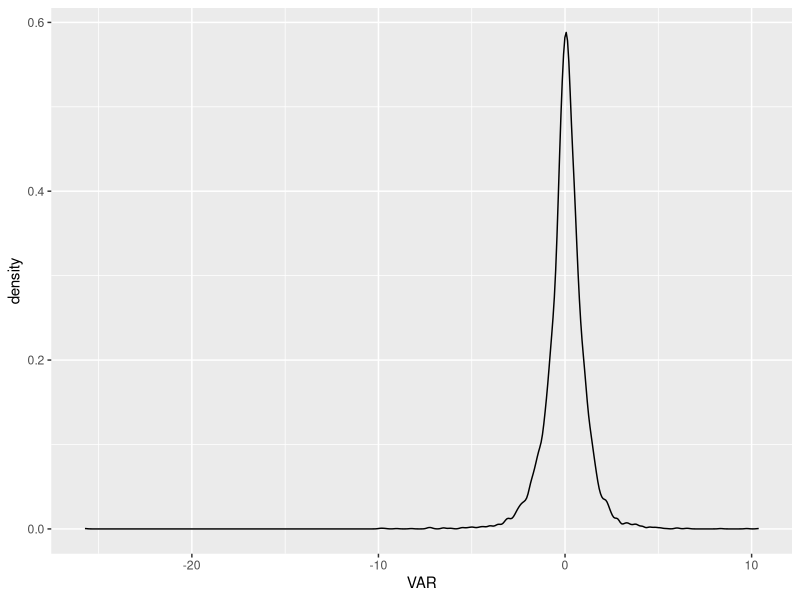
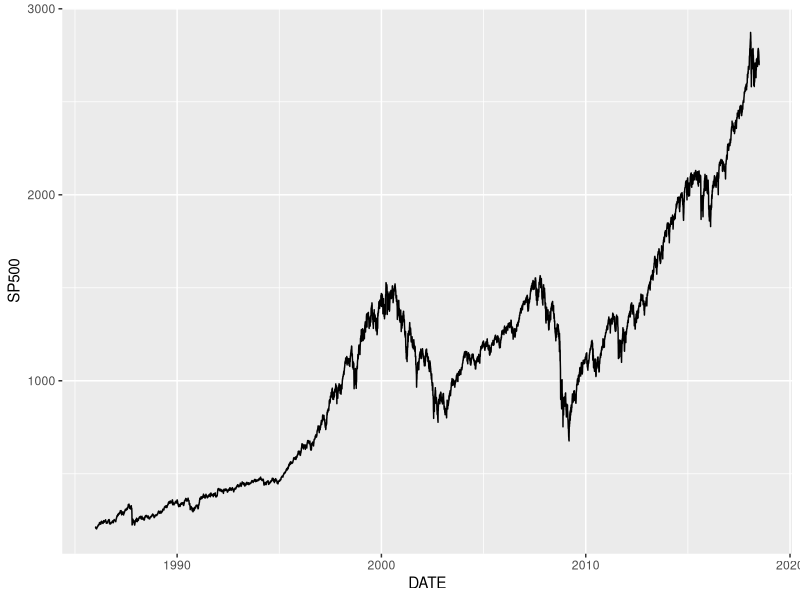
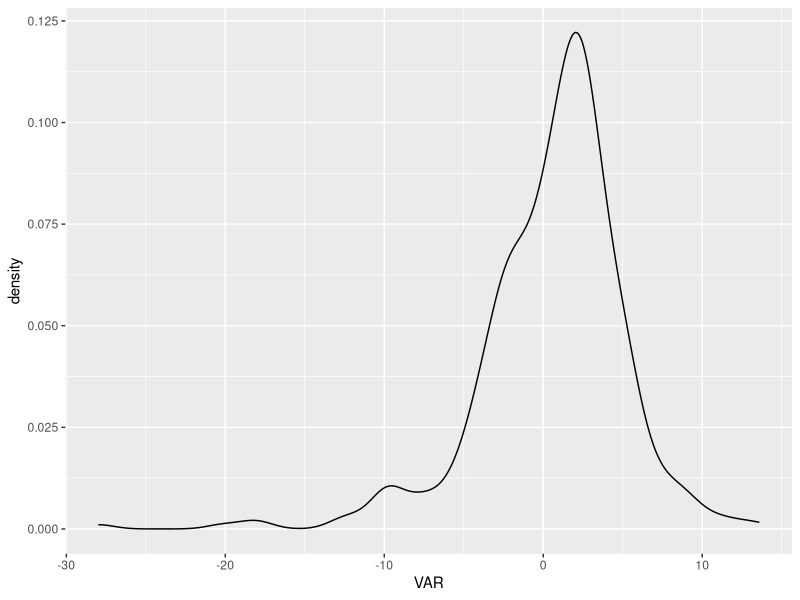
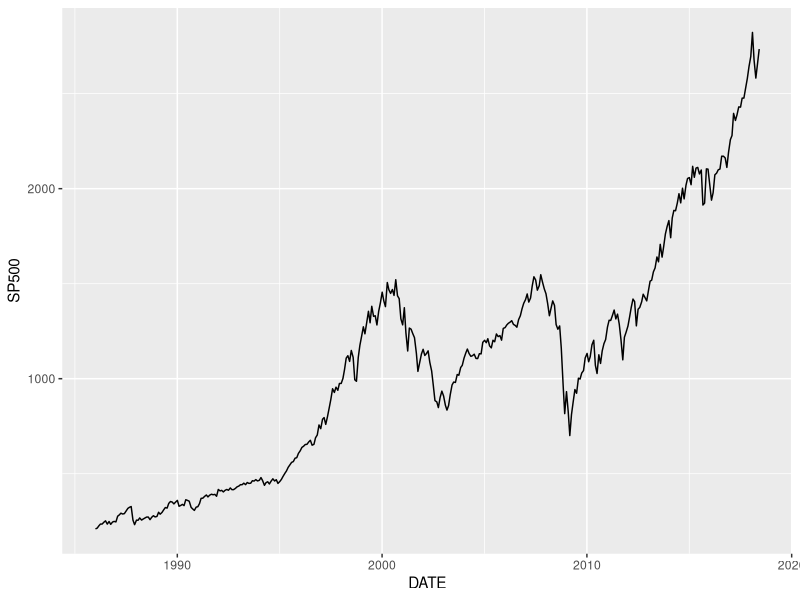

Generate these figures, in order, with R:
#proces sobre poisons crisis i derivats
library(ggplot2)
library(lubridate)
library(dplyr)
setwd('/home/toni/Projectes/R/simulaBolsa/')
#dadesBolsa <- read.csv(file="data/GSPC.csv", header=TRUE, sep=",")
#plot(y = dadesBolsa$Open,x = dadesBolsa$Date)



#dades agafades de http://www.cboe.com/micro/buywrite/dailypricehistory.xls

#per tenir les dates be
# Sys.setlocale("LC_TIME", "en_US.UTF-8")

# dadesBolsa <- read.csv(file="data/pujadesSP.csv", header=TRUE, sep=";")
dadesBolsa <- read.csv(file="data/dailypricehistorySP500.csv", header=TRUE, sep=";")

dadesBolsa$DATE<-as.Date(dadesBolsa$DATE,"%d/%m/%Y")
dadesBolsa$SP500<-as.numeric(dadesBolsa$SP500)
dadesBolsa$VAR<-as.numeric(dadesBolsa$VAR)
ggplot(dadesBolsa, aes(VAR)) + geom_density()
ggplot(dadesBolsa, aes(DATE,SP500)) + geom_line()

#te mes tendencia a pujades fortes que a baixades fortes
dadesBolsa[dadesBolsa$VAR>=8,]
dadesBolsa[dadesBolsa$VAR<=-8,]

#summary
summary(dadesBolsa$VAR)
var(dadesBolsa$VAR)
sd(dadesBolsa$VAR)
#passo a mensual
dadesBolsa$month <-month(dadesBolsa$DATE)
dadesBolsa$year <-year(dadesBolsa$DATE)
dadesBolsaMensual<-dadesBolsa%>%group_by(year,month) %>%summarise(n(),SP500=first(SP500),DATE=first(DATE))

#####Ojo que esta malament la diferencia
dadesBolsaMensual$VAR<-0
for(i in 1:(nrow(dadesBolsaMensual)-1)){
    dadesBolsaMensual$VAR[i+1] <- 100*(dadesBolsaMensual$SP500[i+1]-dadesBolsaMensual$SP500[i])/dadesBolsaMensual$SP500[i+1]
}


#torno a dibuixar
ggplot(dadesBolsaMensual, aes(VAR)) + geom_density()
ggplot(dadesBolsaMensual, aes(DATE,SP500)) + geom_line()

dadesBolsaMensual[dadesBolsaMensual$VAR>=8,]
dadesBolsaMensual[dadesBolsaMensual$VAR<=-8,]

